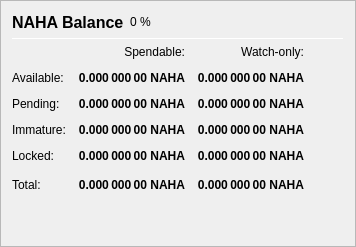
                   <widget class="QFrame" name="frame_Balances">
                    <property name="frameShape">
                     <enum>QFrame::StyledPanel</enum>
                    </property>
                    <property name="frameShadow">
                     <enum>QFrame::Raised</enum>
                    </property>
                    <layout class="QVBoxLayout" name="verticalLayout_4">
                     <item>
                      <layout class="QHBoxLayout" name="horizontalLayout_4">
                       <item>
                        <widget class="QLabel" name="label_5">
                         <property name="minimumSize">
                          <size>
                           <width>0</width>
                           <height>20</height>
                          </size>
                         </property>
                         <property name="font">
                          <font>
                           <pointsize>12</pointsize>
                           <weight>75</weight>
                           <bold>true</bold>
                          </font>
                         </property>
                         <property name="text">
                          <string>NAHA Balance</string>
                         </property>
                        </widget>
                       </item>
                       <item>
                        <widget class="QLabel" name="labelICHPercent">
                         <property name="text">
                          <string notr="true">0 %</string>
                         </property>
                        </widget>
                       </item>
                       <item>
                        <spacer name="horizontalSpacer_3">
                         <property name="orientation">
                          <enum>Qt::Horizontal</enum>
                         </property>
                         <property name="sizeHint" stdset="0">
                          <size>
                           <width>40</width>
                           <height>20</height>
                          </size>
                         </property>
                        </spacer>
                       </item>
                      </layout>
                     </item>
                     <item>
                      <widget class="Line" name="line_Balance">
                       <property name="minimumSize">
                        <size>
                         <width>0</width>
                         <height>1</height>
                        </size>
                       </property>
                       <property name="maximumSize">
                        <size>
                         <width>16777215</width>
                         <height>1</height>
                        </size>
                       </property>
                       <property name="orientation">
                        <enum>Qt::Horizontal</enum>
                       </property>
                      </widget>
                     </item>
                     <item>
                      <layout class="QGridLayout" name="gridLayout">
                       <property name="spacing">
                        <number>12</number>
                       </property>
                       <item row="0" column="1">
                        <widget class="QLabel" name="labelSpendable">
                         <property name="text">
                          <string>Spendable:</string>
                         </property>
                         <property name="alignment">
                          <set>Qt::AlignRight|Qt::AlignTrailing|Qt::AlignVCenter</set>
                         </property>
                        </widget>
                       </item>
                       <item row="0" column="2">
                        <widget class="QLabel" name="labelWatchonly">
                         <property name="text">
                          <string>Watch-only:</string>
                         </property>
                         <property name="alignment">
                          <set>Qt::AlignRight|Qt::AlignTrailing|Qt::AlignVCenter</set>
                         </property>
                        </widget>
                       </item>
                       <item row="1" column="0">
                        <widget class="QLabel" name="labelBalanceText">
                         <property name="text">
                          <string>Available:</string>
                         </property>
                        </widget>
                       </item>
                       <item row="1" column="1">
                        <widget class="QLabel" name="labelBalance">
                         <property name="font">
                          <font>
                           <weight>75</weight>
                           <bold>true</bold>
                          </font>
                         </property>
                         <property name="cursor">
                          <cursorShape>IBeamCursor</cursorShape>
                         </property>
                         <property name="toolTip">
                          <string>Your current spendable balance</string>
                         </property>
                         <property name="text">
                          <string notr="true">0.000 000 00 NAHA</string>
                         </property>
                         <property name="alignment">
                          <set>Qt::AlignRight|Qt::AlignTrailing|Qt::AlignVCenter</set>
                         </property>
                         <property name="textInteractionFlags">
                          <set>Qt::LinksAccessibleByMouse|Qt::TextSelectableByKeyboard|Qt::TextSelectableByMouse</set>
                         </property>
                        </widget>
                       </item>
                       <item row="1" column="2">
                        <widget class="QLabel" name="labelWatchAvailable">
                         <property name="font">
                          <font>
                           <weight>75</weight>
                           <bold>true</bold>
                          </font>
                         </property>
                         <property name="cursor">
                          <cursorShape>IBeamCursor</cursorShape>
                         </property>
                         <property name="toolTip">
                          <string>Your current balance in watch-only addresses</string>
                         </property>
                         <property name="text">
                          <string notr="true">0.000 000 00 NAHA</string>
                         </property>
                         <property name="alignment">
                          <set>Qt::AlignRight|Qt::AlignTrailing|Qt::AlignVCenter</set>
                         </property>
                         <property name="textInteractionFlags">
                          <set>Qt::LinksAccessibleByMouse|Qt::TextSelectableByKeyboard|Qt::TextSelectableByMouse</set>
                         </property>
                        </widget>
                       </item>
                       <item row="2" column="0">
                        <widget class="QLabel" name="labelPendingText">
                         <property name="text">
                          <string>Pending:</string>
                         </property>
                        </widget>
                       </item>
                       <item row="2" column="1">
                        <widget class="QLabel" name="labelUnconfirmed">
                         <property name="font">
                          <font>
                           <weight>75</weight>
                           <bold>true</bold>
                          </font>
                         </property>
                         <property name="cursor">
                          <cursorShape>IBeamCursor</cursorShape>
                         </property>
                         <property name="toolTip">
                          <string>Total of transactions that have yet to be confirmed, and do not yet count toward the spendable balance</string>
                         </property>
                         <property name="text">
                          <string notr="true">0.000 000 00 NAHA</string>
                         </property>
                         <property name="alignment">
                          <set>Qt::AlignRight|Qt::AlignTrailing|Qt::AlignVCenter</set>
                         </property>
                         <property name="textInteractionFlags">
                          <set>Qt::LinksAccessibleByMouse|Qt::TextSelectableByKeyboard|Qt::TextSelectableByMouse</set>
                         </property>
                        </widget>
                       </item>
                       <item row="2" column="2">
                        <widget class="QLabel" name="labelWatchPending">
                         <property name="font">
                          <font>
                           <weight>75</weight>
                           <bold>true</bold>
                          </font>
                         </property>
                         <property name="cursor">
                          <cursorShape>IBeamCursor</cursorShape>
                         </property>
                         <property name="toolTip">
                          <string>Unconfirmed transactions to watch-only addresses</string>
                         </property>
                         <property name="text">
                          <string notr="true">0.000 000 00 NAHA</string>
                         </property>
                         <property name="alignment">
                          <set>Qt::AlignRight|Qt::AlignTrailing|Qt::AlignVCenter</set>
                         </property>
                         <property name="textInteractionFlags">
                          <set>Qt::LinksAccessibleByMouse|Qt::TextSelectableByKeyboard|Qt::TextSelectableByMouse</set>
                         </property>
                        </widget>
                       </item>
                       <item row="3" column="0">
                        <widget class="QLabel" name="labelImmatureText">
                         <property name="text">
                          <string>Immature:</string>
                         </property>
                        </widget>
                       </item>
                       <item row="3" column="1">
                        <widget class="QLabel" name="labelImmature">
                         <property name="font">
                          <font>
                           <weight>75</weight>
                           <bold>true</bold>
                          </font>
                         </property>
                         <property name="cursor">
                          <cursorShape>IBeamCursor</cursorShape>
                         </property>
                         <property name="toolTip">
                          <string>Staked or masternode rewards that have not yet matured</string>
                         </property>
                         <property name="text">
                          <string notr="true">0.000 000 00 NAHA</string>
                         </property>
                         <property name="alignment">
                          <set>Qt::AlignRight|Qt::AlignTrailing|Qt::AlignVCenter</set>
                         </property>
                         <property name="textInteractionFlags">
                          <set>Qt::LinksAccessibleByMouse|Qt::TextSelectableByKeyboard|Qt::TextSelectableByMouse</set>
                         </property>
                        </widget>
                       </item>
                       <item row="3" column="2">
                        <widget class="QLabel" name="labelWatchImmature">
                         <property name="font">
                          <font>
                           <weight>75</weight>
                           <bold>true</bold>
                          </font>
                         </property>
                         <property name="cursor">
                          <cursorShape>IBeamCursor</cursorShape>
                         </property>
                         <property name="toolTip">
                          <string>Staked or masternode rewards in watch-only addresses that have not yet matured</string>
                         </property>
                         <property name="text">
                          <string notr="true">0.000 000 00 NAHA</string>
                         </property>
                         <property name="alignment">
                          <set>Qt::AlignRight|Qt::AlignTrailing|Qt::AlignVCenter</set>
                         </property>
                         <property name="textInteractionFlags">
                          <set>Qt::LinksAccessibleByMouse|Qt::TextSelectableByKeyboard|Qt::TextSelectableByMouse</set>
                         </property>
                        </widget>
                       </item>
                       <item row="4" column="0">
                        <widget class="QLabel" name="labelLockedBalanceText">
                         <property name="toolTip">
                          <string>Locked NAHA or masternode collaterals. These are excluded from zNAHA minting.</string>
                         </property>
                         <property name="text">
                          <string>Locked:</string>
                         </property>
                        </widget>
                       </item>
                       <item row="4" column="1">
                        <widget class="QLabel" name="labelLockedBalance">
                         <property name="font">
                          <font>
                           <weight>75</weight>
                           <bold>true</bold>
                          </font>
                         </property>
                         <property name="cursor">
                          <cursorShape>IBeamCursor</cursorShape>
                         </property>
                         <property name="toolTip">
                          <string>Locked NAHA or masternode collaterals. These are excluded from zNAHA minting.</string>
                         </property>
                         <property name="text">
                          <string notr="true">0.000 000 00 NAHA</string>
                         </property>
                         <property name="alignment">
                          <set>Qt::AlignRight|Qt::AlignTrailing|Qt::AlignVCenter</set>
                         </property>
                         <property name="textInteractionFlags">
                          <set>Qt::LinksAccessibleByMouse|Qt::TextSelectableByKeyboard|Qt::TextSelectableByMouse</set>
                         </property>
                        </widget>
                       </item>
                       <item row="4" column="2">
                        <widget class="QLabel" name="labelWatchLocked">
                         <property name="font">
                          <font>
                           <weight>75</weight>
                           <bold>true</bold>
                          </font>
                         </property>
                         <property name="cursor">
                          <cursorShape>IBeamCursor</cursorShape>
                         </property>
                         <property name="toolTip">
                          <string>Current locked balance in watch-only addresses</string>
                         </property>
                         <property name="text">
                          <string notr="true">0.000 000 00 NAHA</string>
                         </property>
                         <property name="alignment">
                          <set>Qt::AlignRight|Qt::AlignTrailing|Qt::AlignVCenter</set>
                         </property>
                         <property name="textInteractionFlags">
                          <set>Qt::LinksAccessibleByMouse|Qt::TextSelectableByKeyboard|Qt::TextSelectableByMouse</set>
                         </property>
                        </widget>
                       </item>
                       <item row="5" column="0">
                        <widget class="QLabel" name="labelTotalText">
                         <property name="text">
                          <string>Total:</string>
                         </property>
                         <property name="toolTip">
                          <string>Your current NachoHash balance, unconfirmed and immature transactions included</string>
                         </property>
                        </widget>
                       </item>
                       <item row="5" column="1">
                        <widget class="QLabel" name="labelTotal">
                         <property name="font">
                          <font>
                           <weight>75</weight>
                           <bold>true</bold>
                          </font>
                         </property>
                         <property name="cursor">
                          <cursorShape>IBeamCursor</cursorShape>
                         </property>
                         <property name="toolTip">
                          <string>Your current NachoHash balance, unconfirmed and immature transactions included</string>
                         </property>
                         <property name="text">
                          <string notr="true">0.000 000 00 NAHA</string>
                         </property>
                         <property name="alignment">
                          <set>Qt::AlignRight|Qt::AlignTrailing|Qt::AlignVCenter</set>
                         </property>
                         <property name="textInteractionFlags">
                          <set>Qt::LinksAccessibleByMouse|Qt::TextSelectableByKeyboard|Qt::TextSelectableByMouse</set>
                         </property>
                        </widget>
                       </item>
                       <item row="5" column="2">
                        <widget class="QLabel" name="labelWatchTotal">
                         <property name="font">
                          <font>
                           <weight>75</weight>
                           <bold>true</bold>
                          </font>
                         </property>
                         <property name="cursor">
                          <cursorShape>IBeamCursor</cursorShape>
                         </property>
                         <property name="toolTip">
                          <string>Current total balance in watch-only addresses</string>
                         </property>
                         <property name="text">
                          <string notr="true">0.000 000 00 NAHA</string>
                         </property>
                         <property name="alignment">
                          <set>Qt::AlignRight|Qt::AlignTrailing|Qt::AlignVCenter</set>
                         </property>
                         <property name="textInteractionFlags">
                          <set>Qt::LinksAccessibleByMouse|Qt::TextSelectableByKeyboard|Qt::TextSelectableByMouse</set>
                         </property>
                        </widget>
                       </item>
                       <item row="5" column="3">
                        <spacer name="horizontalSpacer_9">
                         <property name="orientation">
                          <enum>Qt::Horizontal</enum>
                         </property>
                         <property name="sizeHint" stdset="0">
                          <size>
                           <width>40</width>
                           <height>20</height>
                          </size>
                         </property>
                        </spacer>
                       </item>
                      </layout>
                     </item>
                     <item>
                      <spacer name="verticalSpacer_3">
                       <property name="orientation">
                        <enum>Qt::Vertical</enum>
                       </property>
                       <property name="sizeHint" stdset="0">
                        <size>
                         <width>20</width>
                         <height>40</height>
                        </size>
                       </property>
                      </spacer>
                     </item>
                    </layout>
                   </widget>
